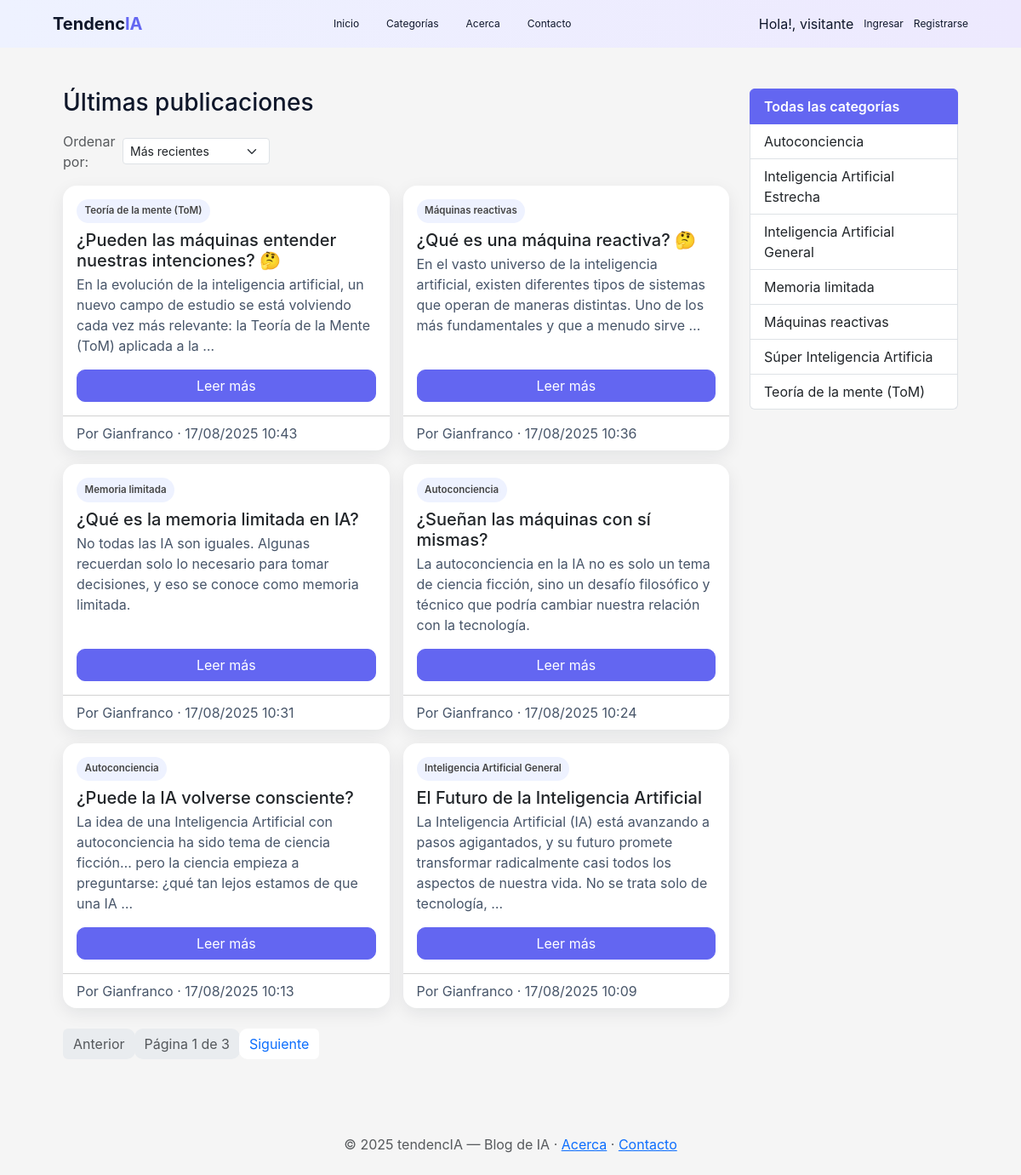
The page / on the database its author committed.
### apps/posts/models.py (models this page shows, shortened)
class Categoria(models.Model):
    nombre = models.CharField(max_length=50, unique=True)
    descripcion = models.TextField(blank=True, null=True)
    parent = models.ForeignKey(
        'self',
        on_delete=models.SET_NULL,
        null=True,
        blank=True,
        related_name='subcategorias'
    )
    class Meta:
        ordering = ['nombre']
        verbose_name = 'Categoría'
        verbose_name_plural = 'Categorías'

class Post(models.Model):
    titulo = models.CharField(max_length=200)
    resumen = models.CharField(max_length=300)
    contenido = models.TextField()
    fecha_hora = models.DateTimeField(auto_now_add=True)
    autor = models.ForeignKey(
        settings.AUTH_USER_MODEL,
        on_delete=models.CASCADE,
        related_name='posts'
    )
    categorias = models.ManyToManyField(Categoria, related_name='posts', blank=True)
    tags = models.ManyToManyField(Tag, related_name='posts', blank=True)
    imagen = models.ImageField(upload_to='post_images/', blank=True, null=True)
    class Meta:
        ordering = ['-fecha_hora']

### apps/usuarios/models.py (models this page shows, shortened)
class Usuario(AbstractUser):
    avatar = models.ImageField(upload_to='avatars/', blank=True, null=True)
    edad = models.PositiveIntegerField(blank=True, null=True)
    class Rol(models.TextChoices):
        VISITANTE = 'visitante', 'Visitante'
        LECTOR    = 'lector',    'Lector'
        ESCRITOR  = 'escritor',  'Escritor'
        ADMIN     = 'admin',     'Administrador'
    rol = models.CharField(
        max_length=20,
        choices=Rol.choices,
        default=Rol.LECTOR,
    )
    def __str__(self):
        return self.username
    class Meta:
        ordering = ['username']
        verbose_name = 'Usuario'
        verbose_name_plural = 'Usuarios'

### apps/posts/views.py (the view)
# urls.py: path("", views.feed_principal, name="feed"),
def feed_principal(request):
    orden = request.GET.get("orden", "fecha_desc")
    posts = (Post.objects.select_related("autor")
             .prefetch_related("categorias", "tags")
             .order_by(ORDENES.get(orden, "-fecha_hora")))
    categorias = Categoria.objects.all().order_by("nombre")
    page_obj = Paginator(posts, 6).get_page(request.GET.get("page"))
    return render(request, "posts/feed.html", {
        "page_obj": page_obj, "categorias": categorias,
        "titulo_pagina": "Últimas publicaciones", "categoria_activa": None,
        "orden": orden,
    })

### apps/posts/templates/posts/feed.html (shortened to what this page needs)
{% extends "base.html" %}
{% load static %}
{% block content %}
<div class="container py-4">
  <div class="row">
    <div class="col-lg-9">
      <h1 class="h3 mb-3">{{ titulo_pagina }}</h1>
      <form class="mb-3">
        <div class="d-inline-flex align-items-center gap-2">
          <label class="text-muted">Ordenar por:</label>
          <select name="orden" class="form-select form-select-sm" onchange="this.form.submit()">
            <option value="fecha_desc" {% if orden == "fecha_desc" %}selected{% endif %}>Más recientes</option>
          </select>
        </div>
      </form>
      {% if page_obj.object_list %}
        <div class="row g-3">
          {% for post in page_obj.object_list %}
            <div class="col-md-6">
              <div class="card h-100">
                <div class="card-body d-flex flex-column">
                  <div class="mb-2 d-flex flex-wrap gap-2">
                    {% for c in post.categorias.all %}
                      <a href="{% url 'posts:feed_categoria' c.pk %}" class="badge-cat text-decoration-none">{{ c.nombre }}</a>
                    {% endfor %}
                  </div>
                  <h5 class="card-title">{{ post.titulo }}</h5>
                  <p class="card-text mb-3">{{ post.resumen|default:post.contenido|truncatewords:28 }}</p>
                  <a href="{% url 'posts:post_detalle' post.pk %}" class="btn btn-primary mt-auto">Leer más</a>
                </div>
                <div class="card-footer bg-transparent">
                  <div class="post-meta">
                    <span>Por {{ post.autor }} · {{ post.fecha_hora|date:"d/m/Y H:i" }}</span>
                  </div>
                </div>
              </div>
            </div>
          {% endfor %}
        </div>
        <nav aria-label="Paginación" class="mt-4">
          <ul class="pagination">
            {% if page_obj.has_previous %}
              <li class="page-item"><a class="page-link" href="?page={{ page_obj.previous_page_number }}&orden={{ orden }}">Anterior</a></li>
            {% else %}
              <li class="page-item disabled"><span class="page-link">Anterior</span></li>
            {% endif %}
            <li class="page-item disabled"><span class="page-link">Página {{ page_obj.number }} de {{ page_obj.paginator.num_pages }}</span></li>
            {% if page_obj.has_next %}
              <li class="page-item"><a class="page-link" href="?page={{ page_obj.next_page_number }}&orden={{ orden }}">Siguiente</a></li>
            {% else %}
              <li class="page-item disabled"><span class="page-link">Siguiente</span></li>
            {% endif %}
          </ul>
        </nav>
      {% else %}
        <div class="alert alert-info">No hay publicaciones todavía.</div>
      {% endif %}
    </div>
    <div class="col-lg-3">
      <div class="sticky-top" style="top: 80px;">
        <div class="list-group mb-3">
          <a class="list-group-item list-group-item-action {% if not categoria_activa %}active{% endif %}" href="{% url 'posts:feed' %}">
            Todas las categorías
          </a>
          {% for c in categorias %}
            <a class="list-group-item list-group-item-action {% if categoria_activa and c.pk == categoria_activa.pk %}active{% endif %}"
               href="{% url 'posts:feed_categoria' c.pk %}">{{ c.nombre }}</a>
          {% endfor %}
        </div>
      </div>
    </div>
  </div>
</div>
{% endblock %}

### tendencIA/static/css/site.css (style rules this page uses)
:root { --brand: #F5F5F5; --brand-dark: #F5F5F5; --bg: #F5F5F5; --card: #ffffff; --muted: #475569; --radius: 16px; --shadow: 0 6px 20px rgba(16, 24, 40, .08); --shadow-hover: 0 10px 30px rgba(16, 24, 40, .14); --purple: #6366F1; --navbar-color: #0F172A; }
html, body { background: var(--bg); font-family: 'Inter', sans-serif; color: var(--navbar-color); }
.container { max-width: 1100px; }
.card { border: 0; border-radius: var(--radius); box-shadow: var(--shadow); transition: transform .15s ease, box-shadow .15s ease; background: var(--card); }
.card-title { margin-bottom: .25rem; }
.card-text { color: var(--muted); }
.badge-cat { background: #eef2ff; color: #444; font-weight: 600; border-radius: 999px; padding: .35rem .6rem; font-size: .72rem; }
.list-group-item.active { color: #fff !important; background-color: var(--purple) !important; border-color: var(--purple) !important; font-weight: 600; }
.btn { border-radius: 10px; }
.btn-primary { background-color: var(--purple); border-color: var(--purple); color: #fff; }
.post-meta { color: var(--muted); display: flex; align-items: center; gap: .5rem; }
.pagination .page-link { border: 0; border-radius: 10px; }

### rows shown on the page
Post: titulo "¿Pueden las máquinas entender nuestras intenciones? 🤔", resumen "En la evolución de la inteligencia artificial, un nuevo campo de estudio se está volviendo cada vez más relevante: la Teoría de la Mente (ToM) aplicada a la …", autor "Gianfranco", fecha_hora "17/08/2025 10:43"
Categoria: nombre "Teoría de la mente (ToM)"
Post: titulo "¿Qué es una máquina reactiva? 🤔", resumen "En el vasto universo de la inteligencia artificial, existen diferentes tipos de sistemas que operan de maneras distintas. Uno de los más fundamentales y que a menudo sirve …", autor "Gianfranco", fecha_hora "17/08/2025 10:36"
Categoria: nombre "Máquinas reactivas"
Post: titulo "¿Qué es la memoria limitada en IA?", resumen "No todas las IA son iguales. Algunas recuerdan solo lo necesario para tomar decisiones, y eso se conoce como memoria limitada.", autor "Gianfranco", fecha_hora "17/08/2025 10:31"
Categoria: nombre "Memoria limitada"
Post: titulo "¿Sueñan las máquinas con sí mismas?", resumen "La autoconciencia en la IA no es solo un tema de ciencia ficción, sino un desafío filosófico y técnico que podría cambiar nuestra relación con la tecnología.", autor "Gianfranco", fecha_hora "17/08/2025 10:24"
Categoria: nombre "Autoconciencia"
Post: titulo "¿Puede la IA volverse consciente?", resumen "La idea de una Inteligencia Artificial con autoconciencia ha sido tema de ciencia ficción… pero la ciencia empieza a preguntarse: ¿qué tan lejos estamos de que una IA …", autor "Gianfranco", fecha_hora "17/08/2025 10:13"
Post: titulo "El Futuro de la Inteligencia Artificial", resumen "La Inteligencia Artificial (IA) está avanzando a pasos agigantados, y su futuro promete transformar radicalmente casi todos los aspectos de nuestra vida. No se trata solo de tecnología, …", autor "Gianfranco", fecha_hora "17/08/2025 10:09"
Categoria: nombre "Inteligencia Artificial General"
Categoria: nombre "Inteligencia Artificial Estrecha"
Categoria: nombre "Súper Inteligencia Artificia"

### other values the page prints
{{ titulo_pagina }} "Últimas publicaciones"
{{ page_obj.number }} "1"
{{ page_obj.paginator.num_pages }} "3"
